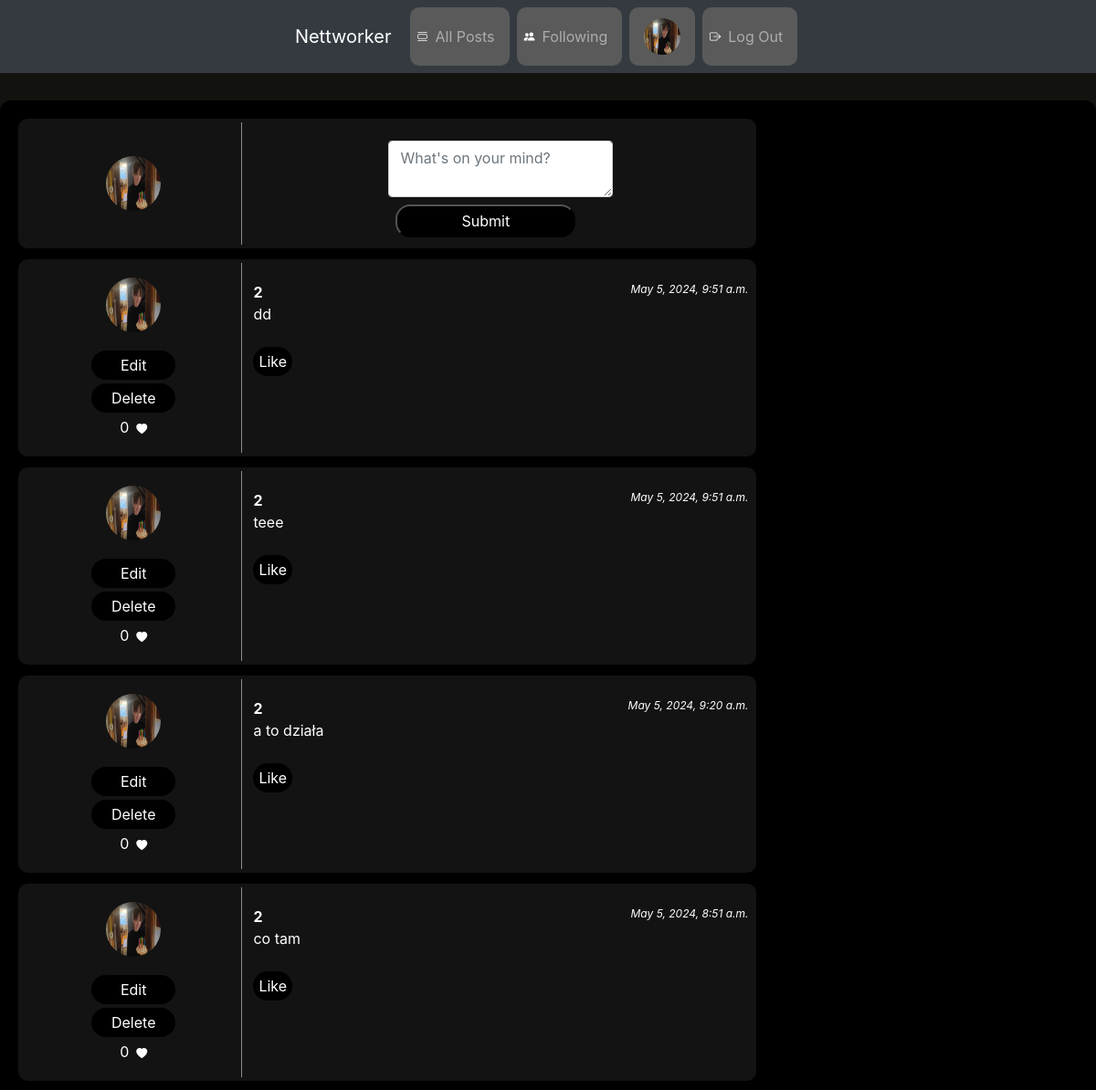
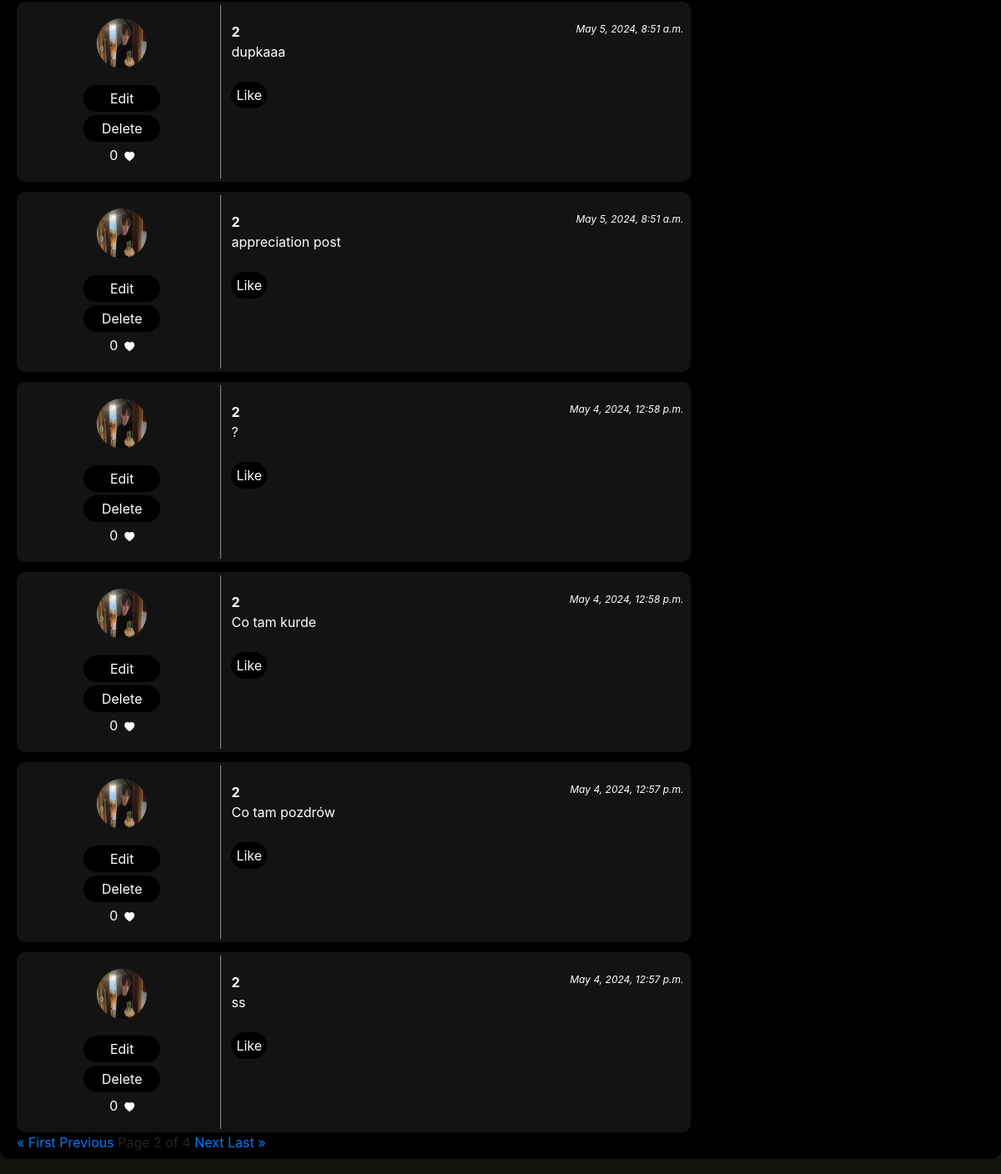
Before: /?page=2 (signed in) with the older database file (2 pictures, top to bottom).
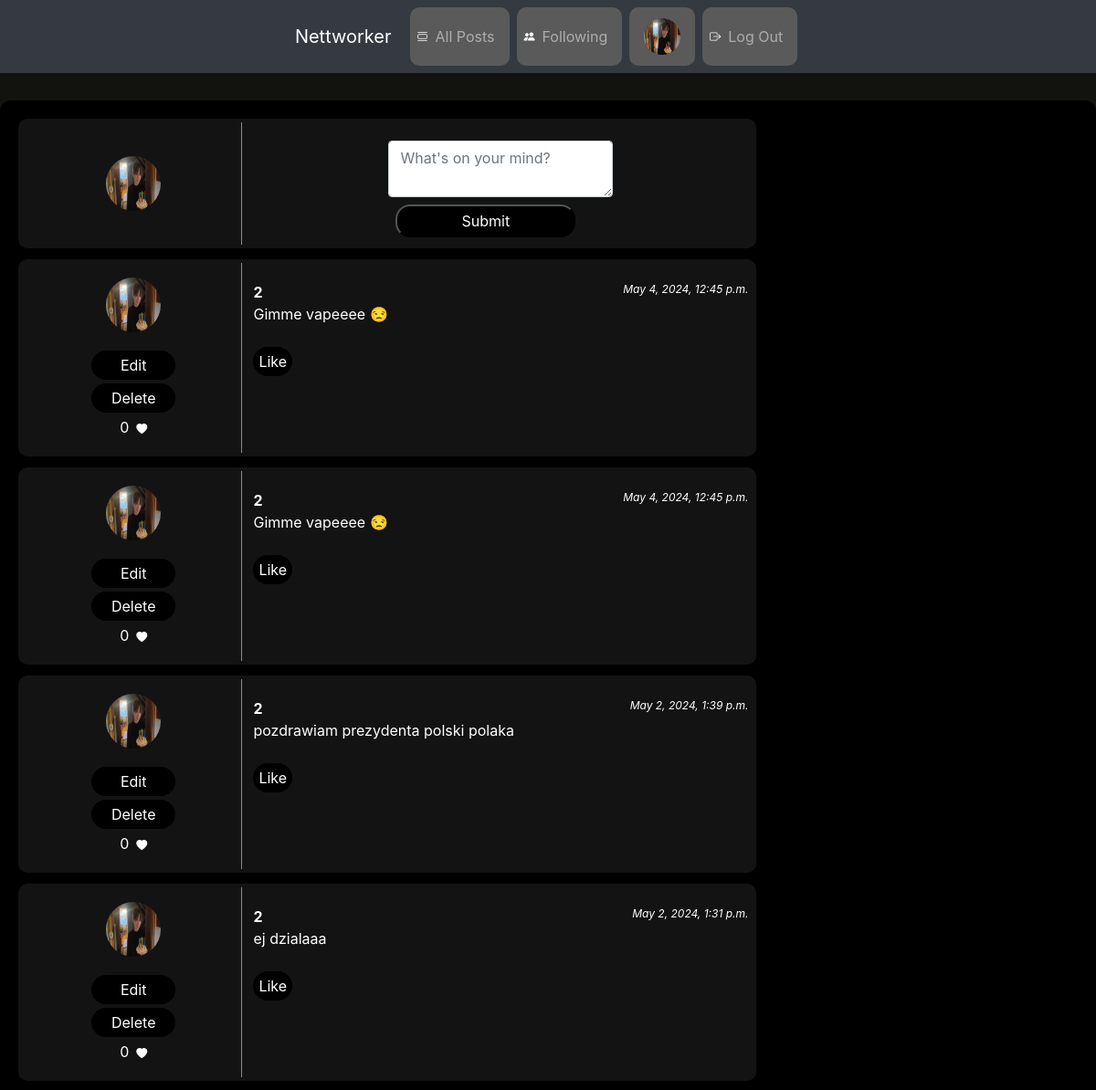
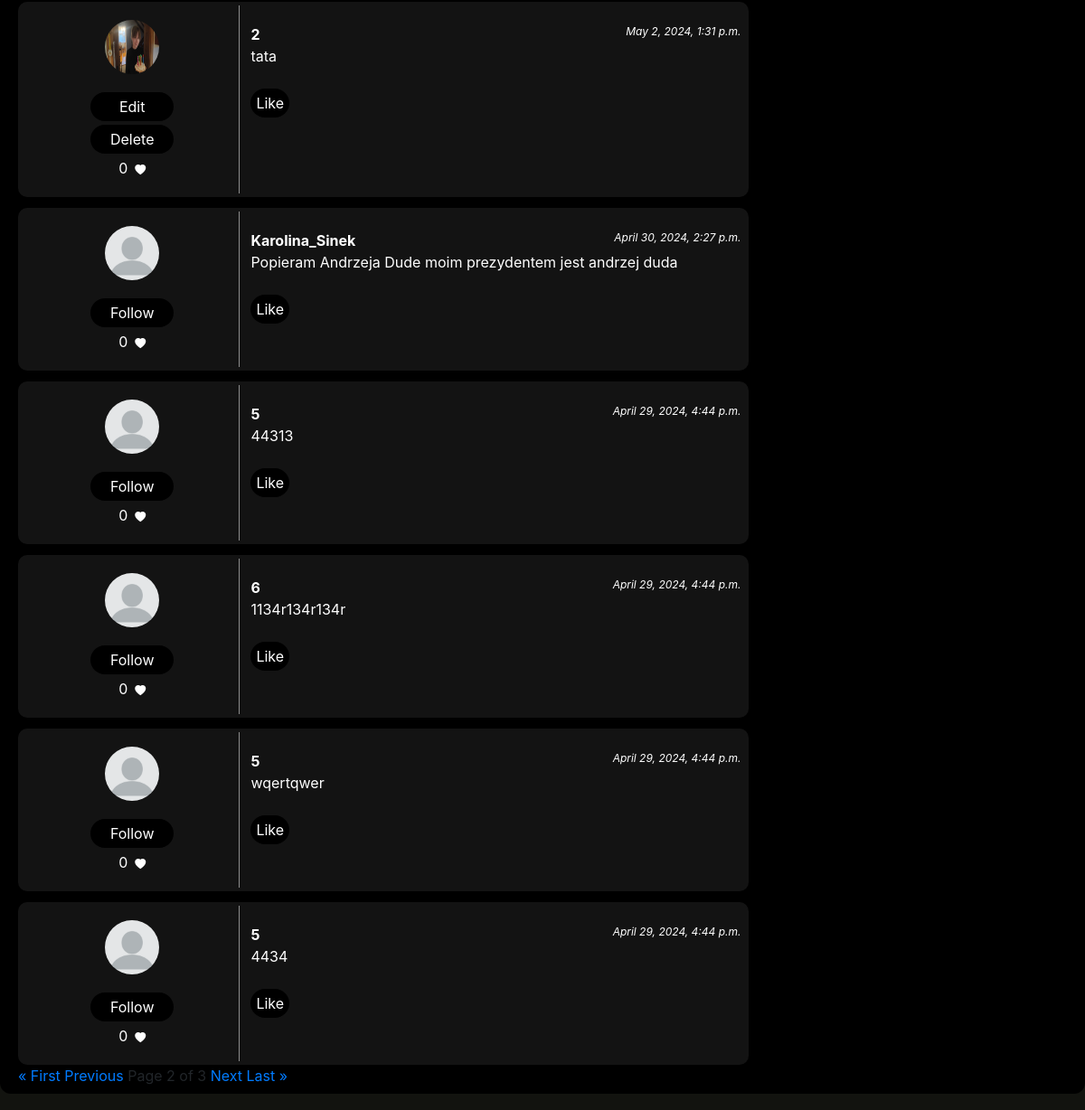
After: the same page with the newer database file (2 pictures, top to bottom).
### network/models.py (models this page shows, shortened)
class Post(models.Model):
    content = models.CharField(max_length=255)
    user = models.ForeignKey(User, on_delete=models.CASCADE)
    date = models.DateTimeField(auto_now_add=True)

class User(AbstractUser):
    first_name = models.CharField(max_length=50)
    last_name = models.CharField(max_length=50)
    description = models.CharField(max_length=255, default="", null=True, blank=True)
    profilePicture = models.ImageField(null=True, blank=True, upload_to="images")

### network/views.py (the view)
# urls.py: path("", views.index, name="index"),
def index(request):
    logged_in_user = request.user
    posts = Post.objects.all().order_by("-date")
    is_following = Followers.objects.filter(user_id = logged_in_user.id).values_list('follower_id', flat=True)
    is_liking =  Like.objects.filter(user = logged_in_user).values_list('post', flat=True)
    posts = Post.objects.all().order_by("-date")
    p = Paginator(posts, 10)
    page = request.GET.get('page')
    posts_paginated = p.get_page(page)
    return render(request, "network/index.html", {
        "posts": posts,
        "posts_paginated": posts_paginated,
        "is_following": is_following,
        "is_liking": is_liking})

### network/templates/network/index.html (shortened to what this page needs)
{% extends "network/layout.html" %}
{% block body %}
<div class="content">
    {% if request.user.is_authenticated %}
    <div class="posts-container">
        <div class="post">
            <div class="post-first-row">
                <img class="post-profile-image" src="{{ user.profilePicture }}" alt="Profile Picture">
            </div>
            <div class="post-second-row">
            <form id="compose-form" class="post-creation">
                <textarea id='content' class ="form-control" name="content" id="new-post-content" placeholder="What's on your mind?"></textarea>
                <input type="submit">
            </form>
            </div>
        </div>
    </div>
    {% endif %}
    {% if posts %}
        <div class="posts-container">
            {% for post in posts_paginated %}
                <div class="post" id="post-{{ post.id }}">
                    <div class="post-first-row">
                        <a href="{% url 'profile' post.user.username%}"><img class="post-profile-image" src="{{ post.user.profilePicture }}" alt="Profile Picture"></a>
                        {% if request.user.username != post.user.username %}
                            <button id="follow-unfollow-button-{{ post.user.id }}" onclick="follow_unfollow('{{ post.user.id }}')">
                                {% if post.user.id in is_following %}
                                    Unfollow
                                {% else %}
                                    Follow
                                {% endif %}
                            </button>
                        {% else %}
                            <button id="edit-button-{{ post.id }}" onclick="edit_post_window('{{ post.id }}', '{{  post.content}}')">
                                Edit
                            </button>
                            <button id="delete-button-{{ post.id }}" onclick="delete_post('{{ post.id }}')">
                                Delete
                            </button>
                        {% endif %}
                        <div class="like-container">
                            <p id="like-amonut-{{ post.id }}">{{ post.post.all|length}}</p>
                            <p><i class="bi bi-heart-fill"></i></p>
                        </div>
                    </div>
                    <div class="post-second-row">
                        <div class="post-info">
                            <b>{{ post.user.username }}</b>
                            <i>{{ post.date }}</i>
                        </div>
                        <div class="post-content-container">
                            <div class="post-content" id="post-content-{{ post.id }}">
                                {{ post.content }}
                            </div>
                        </div>
                        <br>
                        <button id="like-button-{{ post.id }}" onclick="like('{{ post.id }}')">
                            {% if post.id in is_liking %}
                                Dislike
                            {% else %}
                                Like
                            {% endif %}
                        </button>
                    </div>
                </div>
            {% endfor %}
        </div>
    {% else %}
        <div class="loader">No posts to show,  probably something is wrong.</div>
    {% endif %}
    <div class="paginator">
        {% if posts_paginated.has_previous %}
            <a href="?page=1">&laquo; First</a>
            <a href="?page={{ posts_paginated.previous_page_number}}">Previous</a>
        {% endif %}
        Page {{ posts_paginated.number}} of {{ posts_paginated.paginator.num_pages }}
        {% if posts_paginated.has_next %}
            <a href="?page={{ posts_paginated.next_page_number }}">Next</a>
            <a href="?page={{ posts_paginated.paginator.num_pages }}">Last &raquo;</a>
        {% endif %}
    </div>
</div>
{% endblock %}

Changed rows visible on the page:
removed Post: user.profilePicture (picture), post.all|length "0", user.username "2", date "May 5, 2024, 9:51 a.m.", content "dd", shows "Like"
removed Post: user.profilePicture (picture), post.all|length "0", user.username "2", date "May 5, 2024, 9:51 a.m.", content "teee", shows "Like"
removed Post: user.profilePicture (picture), post.all|length "0", user.username "2", date "May 5, 2024, 9:20 a.m.", content "a to działa", shows "Like"
removed Post: user.profilePicture (picture), post.all|length "0", user.username "2", date "May 5, 2024, 8:51 a.m.", content "co tam", shows "Like"
removed Post: user.profilePicture (picture), post.all|length "0", user.username "2", date "May 5, 2024, 8:51 a.m.", content "dupkaaa", shows "Like"
removed Post: user.profilePicture (picture), post.all|length "0", user.username "2", date "May 5, 2024, 8:51 a.m.", content "appreciation post", shows "Like"
removed Post: user.profilePicture (picture), post.all|length "0", user.username "2", date "May 4, 2024, 12:58 p.m.", content "?", shows "Like"
removed Post: user.profilePicture (picture), post.all|length "0", user.username "2", date "May 4, 2024, 12:58 p.m.", content "Co tam kurde", shows "Like"
no longer on this page (row edited): Post: user.profilePicture (picture), post.all|length "0", user.username "2", date "May 4, 2024, 12:57 p.m.", content "Co tam pozdrów", shows "Like"
removed Post: user.profilePicture (picture), post.all|length "0", user.username "2", date "May 4, 2024, 12:57 p.m.", content "ss", shows "Like"
now on this page (row unchanged): Post: user.profilePicture (picture), post.all|length "0", user.username "2", date "May 4, 2024, 12:45 p.m.", content "Gimme vapeeee 😒", shows "Like"
now on this page (row unchanged): Post: user.profilePicture (picture), post.all|length "0", user.username "2", date "May 4, 2024, 12:45 p.m.", content "Gimme vapeeee 😒", shows "Like"
now on this page (row unchanged): Post: user.profilePicture (picture), post.all|length "0", user.username "2", date "May 2, 2024, 1:39 p.m.", content "pozdrawiam prezydenta polski polaka", shows "Like"
now on this page (row unchanged): Post: user.profilePicture (picture), post.all|length "0", user.username "2", date "May 2, 2024, 1:31 p.m.", content "ej dzialaaa", shows "Like"
now on this page (row unchanged): Post: user.profilePicture (picture), post.all|length "0", user.username "2", date "May 2, 2024, 1:31 p.m.", content "tata", shows "Like"
now on this page (row unchanged): Post: user.profilePicture (placeholder picture), shows "Follow", post.all|length "0", user.username "Karolina_Sinek", date "April 30, 2024, 2:27 p.m.", content "Popieram Andrzeja Dude moim prezydentem jest andrzej duda", shows "Like"
now on this page (row unchanged): Post: user.profilePicture (placeholder picture), shows "Follow", post.all|length "0", user.username "5", date "April 29, 2024, 4:44 p.m.", content "44313", shows "Like"
now on this page (row unchanged): Post: user.profilePicture (placeholder picture), shows "Follow", post.all|length "0", user.username "6", date "April 29, 2024, 4:44 p.m.", content "1134r134r134r", shows "Like"
now on this page (row unchanged): Post: user.profilePicture (placeholder picture), shows "Follow", post.all|length "0", user.username "5", date "April 29, 2024, 4:44 p.m.", content "wqertqwer", shows "Like"
now on this page (row unchanged): Post: user.profilePicture (placeholder picture), shows "Follow", post.all|length "0", user.username "5", date "April 29, 2024, 4:44 p.m.", content "4434", shows "Like"
Other visible differences:
{{ posts_paginated.paginator.num_pages }}: "4" → "3"
